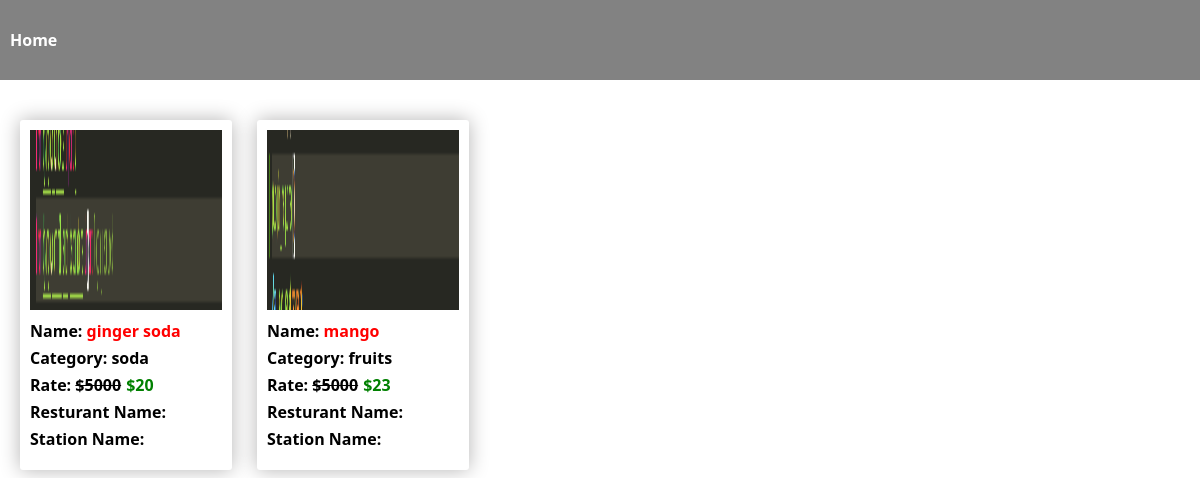
Before: /admin_food_items/ with the older database file.
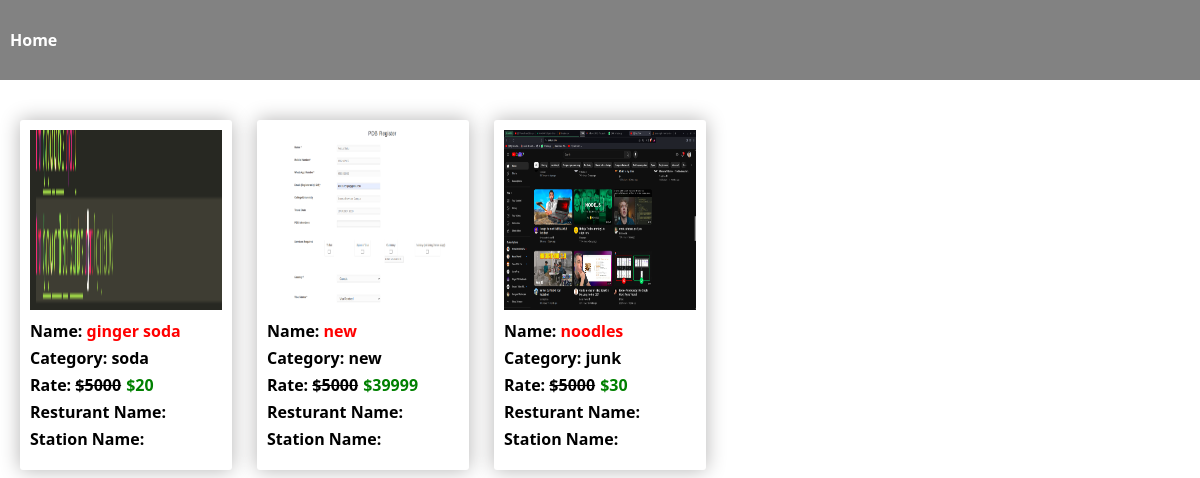
After: the same page with the newer database file.
### vendor_app/models.py (models this page shows, shortened)
class FoodItem(models.Model):
  food_image = models.ImageField()
  food_name = models.CharField(max_length=25)
  food_category = models.CharField(max_length=20)
  food_price = models.IntegerField()
  resturant_name = models.CharField(max_length=200, default='')
  station_name = models.CharField(max_length=200, default='')

### admin_app/views.py (the view)
# urls.py: path('admin_food_items/', admin_food_items, name='admin_food_items'),
def admin_food_items(request):
    food_items = FoodItem.objects.all()
    return render(request, 'admin_food_items.html', {'food_items':food_items})

### templates/admin_food_items.html (shortened to what this page needs)
<!DOCTYPE html>
<html lang="en">
  <head>
  </head>
  <body>
    <div class="admin-fooditems-page-container">
      <nav>
        <div class="orders">
          <a href="{% url 'admin_app:admin_page' %}">Home</a>
        </div>
      </nav>
      <div class="card-container">
        {% for i in food_items %}
        <div class="cards">
          <img src="{{i.food_image.url}}" alt="/" />
          <div class="card-details">
            <div>Name: <span style="color: red">{{i.food_name}}</span></div>
            <div>Category: {{i.food_category}}</div>
            <div>
              Rate:
              <span style="text-decoration: line-through; color: black"
                >$5000</span
              ><span style="color: green; margin-left: 5px"
                >${{i.food_price}}</span
              >
            </div>
            <div>Resturant Name: {{i.resturant_name}}</div>
            <div>Station Name: {{i.station_name}}</div>
          </div>
        </div>
        {% endfor %}
      </div>
    </div>
  </body>
</html>

### templates/admin_food_items.html (style rules this page uses)
body { margin: 0; padding: 0; box-sizing: border-box; }
.admin-fooditems-page-container { height: 100vh; width: 100%; font-family: system-ui, -apple-system, BlinkMacSystemFont, "Segoe UI", Roboto, Oxygen, Ubuntu, Cantarell, "Open Sans", "Helvetica Neue", sans-serif; position: relative; }
.admin-fooditems-page-container nav { position: fixed; top: 0; }
.admin-fooditems-page-container nav .orders { width: 100vw; height: 80px; background-color: hsl(0, 0%, 51%); display: flex; align-items: center; justify-content: start; }
.admin-fooditems-page-container nav a { color: white; margin-left: 10px; text-decoration: none; font-weight: bold; font-size: 16px; }
.admin-fooditems-page-container .card-container { margin-top: 100px; padding: 20px; display: grid; grid-template-columns: repeat(5, 1fr); gap: 25px; }
.admin-fooditems-page-container .card-container .cards { box-shadow: 0px 0px 20px rgb(180, 179, 179); border-radius: 3px; display: flex; flex-direction: column; overflow: hidden; padding: 10px; word-wrap: break-word; }
.admin-fooditems-page-container .card-container .cards img { width: 100%; height: 180px; margin-bottom: 10px; }
.admin-fooditems-page-container .card-container .cards .card-details { display: flex; flex-direction: column; margin-bottom: 10px; font-weight: bold; gap: 5px; }

Changed rows visible on the page:
removed FoodItem: food_image (picture), food_name "mango", food_category "fruits", food_price "23"
added FoodItem: food_image (picture), food_name "new", food_category "new", food_price "39999"
added FoodItem: food_image (picture), food_name "noodles", food_category "junk", food_price "30"
